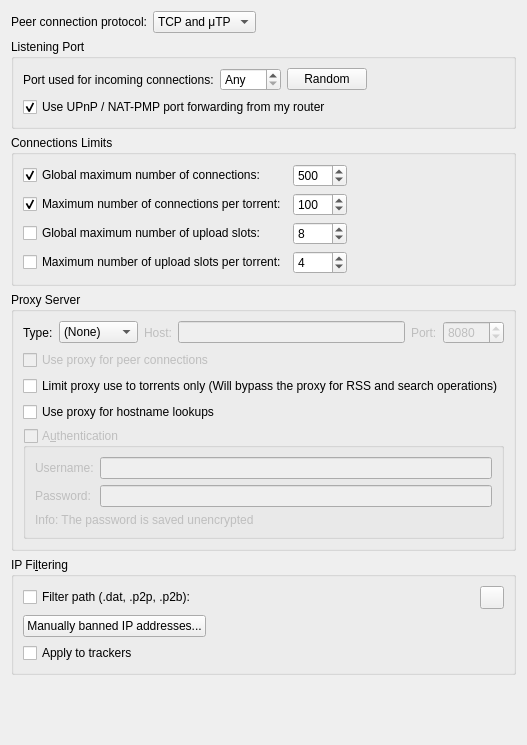
          <widget class="QWidget" name="scrollAreaWidgetContents_3">
           <property name="geometry">
            <rect>
             <x>0</x>
             <y>0</y>
             <width>501</width>
             <height>745</height>
            </rect>
           </property>
           <layout class="QVBoxLayout" name="verticalLayout_20">
            <item>
             <layout class="QHBoxLayout" name="horizontalLayout_12">
              <item>
               <widget class="QLabel" name="label_24">
                <property name="text">
                 <string>Peer connection protocol:</string>
                </property>
               </widget>
              </item>
              <item>
               <widget class="QComboBox" name="comboProtocol">
                <item>
                 <property name="text">
                  <string>TCP and μTP</string>
                 </property>
                </item>
                <item>
                 <property name="text">
                  <string notr="true">TCP</string>
                 </property>
                </item>
                <item>
                 <property name="text">
                  <string notr="true">μTP</string>
                 </property>
                </item>
               </widget>
              </item>
              <item>
               <spacer name="horizontalSpacer_23">
                <property name="orientation">
                 <enum>Qt::Horizontal</enum>
                </property>
                <property name="sizeHint" stdset="0">
                 <size>
                  <width>40</width>
                  <height>20</height>
                 </size>
                </property>
               </spacer>
              </item>
             </layout>
            </item>
            <item>
             <widget class="QGroupBox" name="ListeningPortBox">
              <property name="title">
               <string>Listening Port</string>
              </property>
              <layout class="QVBoxLayout" name="listeningPortLayout">
               <item>
                <layout class="QHBoxLayout" name="listeningPortLayout2">
                 <item>
                  <widget class="QLabel" name="lbl_ports">
                   <property name="text">
                    <string>Port used for incoming connections:</string>
                   </property>
                  </widget>
                 </item>
                 <item>
                  <widget class="QSpinBox" name="spinPort">
                   <property name="toolTip">
                    <string>Set to 0 to let your system pick an unused port</string>
                   </property>
                   <property name="specialValueText">
                    <string>Any</string>
                   </property>
                   <property name="maximum">
                    <number>65535</number>
                   </property>
                  </widget>
                 </item>
                 <item>
                  <widget class="QPushButton" name="randomButton">
                   <property name="text">
                    <string>Random</string>
                   </property>
                  </widget>
                 </item>
                 <item>
                  <spacer name="horizontalSpacer_4">
                   <property name="orientation">
                    <enum>Qt::Horizontal</enum>
                   </property>
                   <property name="sizeHint" stdset="0">
                    <size>
                     <width>40</width>
                     <height>20</height>
                    </size>
                   </property>
                  </spacer>
                 </item>
                </layout>
               </item>
               <item>
                <widget class="QCheckBox" name="checkUPnP">
                 <property name="text">
                  <string>Use UPnP / NAT-PMP port forwarding from my router</string>
                 </property>
                 <property name="checked">
                  <bool>true</bool>
                 </property>
                </widget>
               </item>
              </layout>
             </widget>
            </item>
            <item>
             <widget class="QGroupBox" name="nbConnecBox">
              <property name="title">
               <string>Connections Limits</string>
              </property>
              <layout class="QGridLayout" name="gridLayout">
               <item row="3" column="1">
                <widget class="QSpinBox" name="spinMaxUploadsPerTorrent">
                 <property name="maximum">
                  <number>500</number>
                 </property>
                 <property name="value">
                  <number>4</number>
                 </property>
                </widget>
               </item>
               <item row="1" column="0">
                <widget class="QCheckBox" name="checkMaxConnectionsPerTorrent">
                 <property name="text">
                  <string>Maximum number of connections per torrent:</string>
                 </property>
                 <property name="checked">
                  <bool>true</bool>
                 </property>
                </widget>
               </item>
               <item row="0" column="0">
                <widget class="QCheckBox" name="checkMaxConnections">
                 <property name="text">
                  <string>Global maximum number of connections:</string>
                 </property>
                 <property name="checked">
                  <bool>true</bool>
                 </property>
                </widget>
               </item>
               <item row="0" column="1">
                <widget class="QSpinBox" name="spinMaxConnec">
                 <property name="enabled">
                  <bool>true</bool>
                 </property>
                 <property name="minimum">
                  <number>2</number>
                 </property>
                 <property name="maximum">
                  <number>2000</number>
                 </property>
                 <property name="value">
                  <number>500</number>
                 </property>
                </widget>
               </item>
               <item row="1" column="1">
                <widget class="QSpinBox" name="spinMaxConnecPerTorrent">
                 <property name="minimum">
                  <number>2</number>
                 </property>
                 <property name="maximum">
                  <number>2000</number>
                 </property>
                 <property name="value">
                  <number>100</number>
                 </property>
                </widget>
               </item>
               <item row="3" column="0">
                <widget class="QCheckBox" name="checkMaxUploadsPerTorrent">
                 <property name="text">
                  <string>Maximum number of upload slots per torrent:</string>
                 </property>
                </widget>
               </item>
               <item row="2" column="0">
                <widget class="QCheckBox" name="checkMaxUploads">
                 <property name="text">
                  <string>Global maximum number of upload slots:</string>
                 </property>
                </widget>
               </item>
               <item row="2" column="1">
                <widget class="QSpinBox" name="spinMaxUploads">
                 <property name="maximum">
                  <number>2000</number>
                 </property>
                 <property name="value">
                  <number>8</number>
                 </property>
                </widget>
               </item>
               <item row="0" column="2">
                <spacer name="horizontalSpacer_3">
                 <property name="orientation">
                  <enum>Qt::Horizontal</enum>
                 </property>
                 <property name="sizeHint" stdset="0">
                  <size>
                   <width>40</width>
                   <height>20</height>
                  </size>
                 </property>
                </spacer>
               </item>
              </layout>
             </widget>
            </item>
            <item>
             <widget class="QGroupBox" name="groupProxy">
              <property name="enabled">
               <bool>true</bool>
              </property>
              <property name="title">
               <string>Proxy Server</string>
              </property>
              <layout class="QVBoxLayout" name="verticalLayout_29">
               <item>
                <layout class="QHBoxLayout" name="proxyTypeLayout">
                 <item>
                  <widget class="QLabel" name="ProxyType_lbl">
                   <property name="text">
                    <string>Type:</string>
                   </property>
                  </widget>
                 </item>
                 <item>
                  <widget class="QComboBox" name="comboProxyType">
                   <item>
                    <property name="text">
                     <string>(None)</string>
                    </property>
                   </item>
                   <item>
                    <property name="text">
                     <string>SOCKS4</string>
                    </property>
                   </item>
                   <item>
                    <property name="text">
                     <string>SOCKS5</string>
                    </property>
                   </item>
                   <item>
                    <property name="text">
                     <string>HTTP</string>
                    </property>
                   </item>
                  </widget>
                 </item>
                 <item>
                  <widget class="QLabel" name="lblProxyIP">
                   <property name="enabled">
                    <bool>false</bool>
                   </property>
                   <property name="text">
                    <string>Host:</string>
                   </property>
                  </widget>
                 </item>
                 <item>
                  <widget class="QLineEdit" name="textProxyIP">
                   <property name="enabled">
                    <bool>false</bool>
                   </property>
                  </widget>
                 </item>
                 <item>
                  <widget class="QLabel" name="lblProxyPort">
                   <property name="enabled">
                    <bool>false</bool>
                   </property>
                   <property name="text">
                    <string>Port:</string>
                   </property>
                  </widget>
                 </item>
                 <item>
                  <widget class="QSpinBox" name="spinProxyPort">
                   <property name="enabled">
                    <bool>false</bool>
                   </property>
                   <property name="minimum">
                    <number>1</number>
                   </property>
                   <property name="maximum">
                    <number>65535</number>
                   </property>
                   <property name="value">
                    <number>8080</number>
                   </property>
                  </widget>
                 </item>
                </layout>
               </item>
               <item>
                <widget class="QCheckBox" name="checkProxyPeerConnections">
                 <property name="enabled">
                  <bool>false</bool>
                 </property>
                 <property name="toolTip">
                  <string>Otherwise, the proxy server is only used for tracker connections</string>
                 </property>
                 <property name="text">
                  <string>Use proxy for peer connections</string>
                 </property>
                </widget>
               </item>
               <item>
                <widget class="QCheckBox" name="isProxyOnlyForTorrents">
                 <property name="toolTip">
                  <string>RSS feeds, search engine, software updates or anything else other than torrent transfers and related operations (such as peer exchanges) will use a direct connection</string>
                 </property>
                 <property name="text">
                  <string>Limit proxy use to torrents only (Will bypass the proxy for RSS and search operations)</string>
                 </property>
                 <property name="checked">
                  <bool>false</bool>
                 </property>
                </widget>
               </item>
               <item>
                <widget class="QCheckBox" name="checkProxyHostnameLookup">
                 <property name="enabled">
                  <bool>true</bool>
                 </property>
                 <property name="toolTip">
                  <string>If checked, hostname lookups are done via the proxy.</string>
                 </property>
                 <property name="text">
                  <string>Use proxy for hostname lookups</string>
                 </property>
                </widget>
               </item>
               <item>
                <widget class="QGroupBox" name="checkProxyAuth">
                 <property name="enabled">
                  <bool>false</bool>
                 </property>
                 <property name="title">
                  <string>A&amp;uthentication</string>
                 </property>
                 <property name="checkable">
                  <bool>true</bool>
                 </property>
                 <property name="checked">
                  <bool>false</bool>
                 </property>
                 <layout class="QVBoxLayout" name="verticalLayout_24">
                  <item>
                   <layout class="QGridLayout" name="gridLayout_12">
                    <item row="0" column="0">
                     <widget class="QLabel" name="lblProxyUsername">
                      <property name="text">
                       <string>Username:</string>
                      </property>
                     </widget>
                    </item>
                    <item row="0" column="1">
                     <widget class="QLineEdit" name="textProxyUsername"/>
                    </item>
                    <item row="1" column="0">
                     <widget class="QLabel" name="lblProxyPassword">
                      <property name="text">
                       <string>Password:</string>
                      </property>
                     </widget>
                    </item>
                    <item row="1" column="1">
                     <widget class="QLineEdit" name="textProxyPassword">
                      <property name="echoMode">
                       <enum>QLineEdit::Password</enum>
                      </property>
                     </widget>
                    </item>
                   </layout>
                  </item>
                  <item>
                   <widget class="QLabel" name="label_23">
                    <property name="text">
                     <string>Info: The password is saved unencrypted</string>
                    </property>
                   </widget>
                  </item>
                 </layout>
                </widget>
               </item>
              </layout>
             </widget>
            </item>
            <item>
             <widget class="QGroupBox" name="groupIPFilter">
              <property name="title">
               <string>IP Fi&amp;ltering</string>
              </property>
              <layout class="QVBoxLayout" name="verticalLayout_17">
               <item>
                <layout class="QHBoxLayout" name="horizontalLayout_11">
                 <item>
                  <widget class="QCheckBox" name="checkIPFilter">
                   <property name="text">
                    <string>Filter path (.dat, .p2p, .p2b):</string>
                   </property>
                  </widget>
                 </item>
                 <item>
                  <widget class="FileSystemPathLineEdit" name="textFilterPath" native="true"/>
                 </item>
                 <item>
                  <widget class="QToolButton" name="IpFilterRefreshBtn">
                   <property name="toolTip">
                    <string>Reload the filter</string>
                   </property>
                  </widget>
                 </item>
                </layout>
               </item>
               <item>
                <widget class="QPushButton" name="banListButton">
                 <property name="sizePolicy">
                  <sizepolicy hsizetype="Fixed" vsizetype="Fixed">
                   <horstretch>0</horstretch>
                   <verstretch>0</verstretch>
                  </sizepolicy>
                 </property>
                 <property name="text">
                  <string>Manually banned IP addresses...</string>
                 </property>
                </widget>
               </item>
               <item>
                <widget class="QCheckBox" name="checkIpFilterTrackers">
                 <property name="text">
                  <string>Apply to trackers</string>
                 </property>
                </widget>
               </item>
              </layout>
             </widget>
            </item>
            <item>
             <spacer name="verticalSpacer_3">
              <property name="orientation">
               <enum>Qt::Vertical</enum>
              </property>
              <property name="sizeHint" stdset="0">
               <size>
                <width>20</width>
                <height>40</height>
               </size>
              </property>
             </spacer>
            </item>
           </layout>
          </widget>
